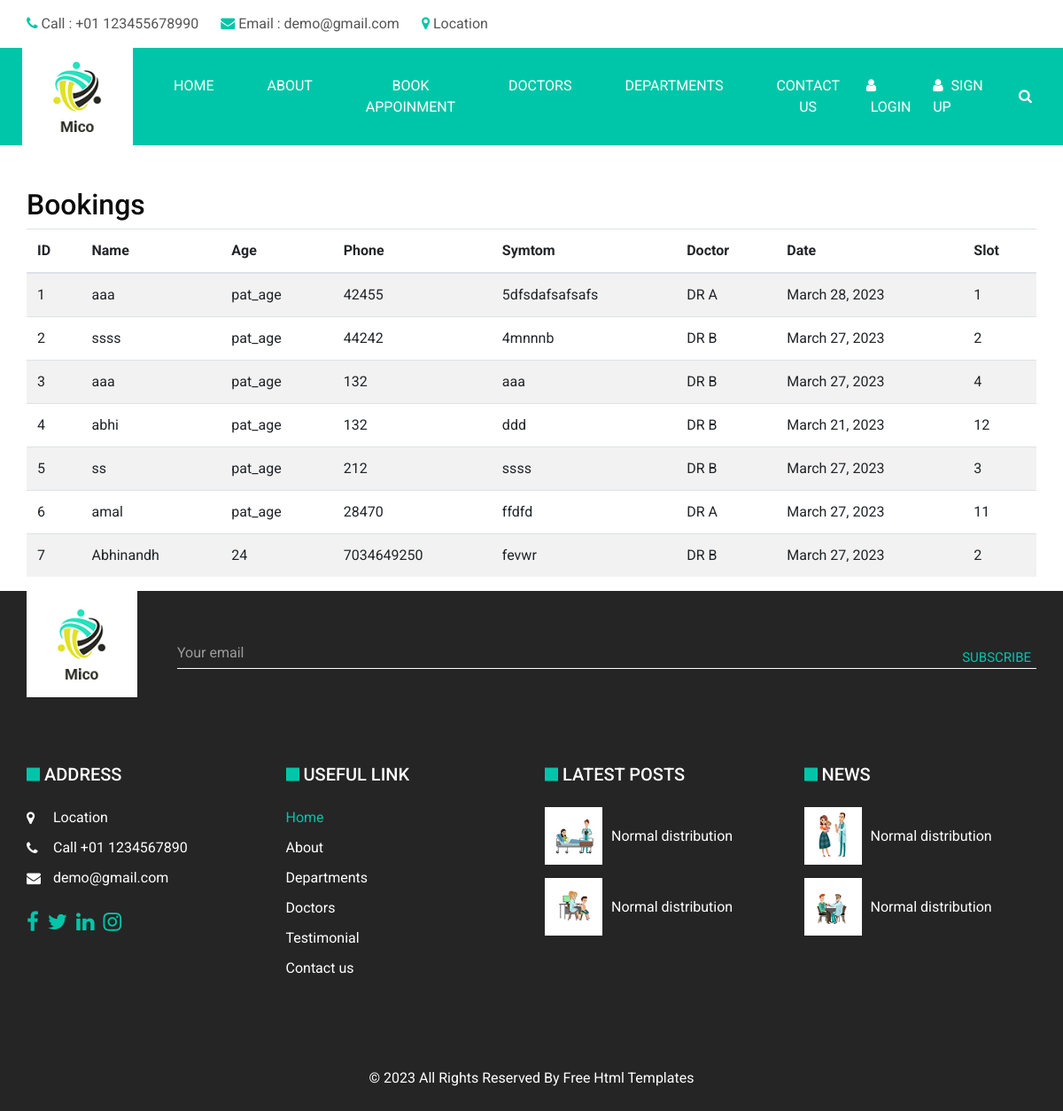
The app's page /bookinglist (signed in), older data.
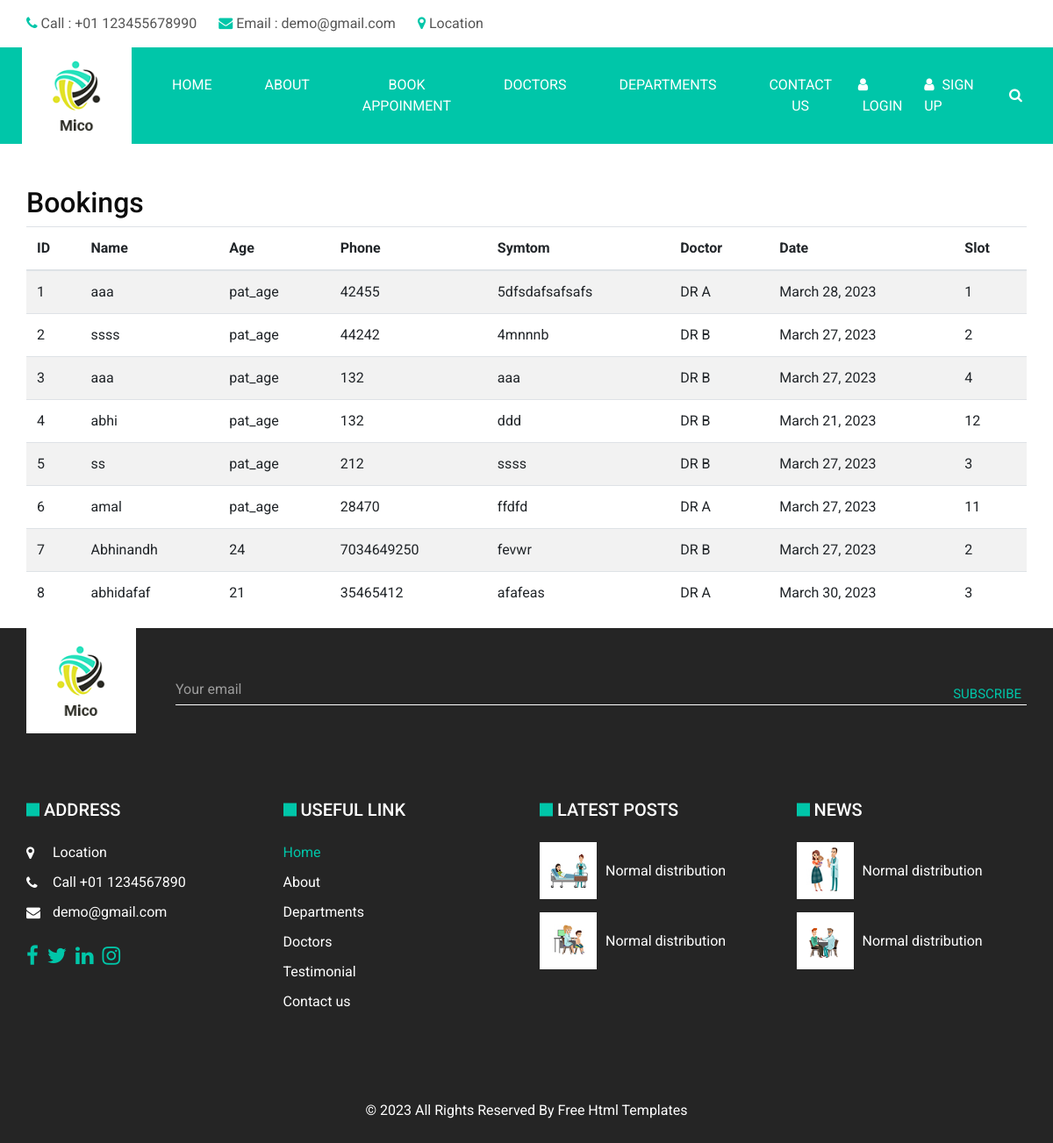
The same page, newer data.
### home/models.py (models this page shows)
class Booking(models.Model):
    pat_name =models.CharField(max_length=200)
    pat_phone=models.IntegerField()
    pat_age=models.IntegerField()
    pat_symtom=models.TextField(max_length=150)
    doc_name=models.ForeignKey(Doctors, on_delete=models.CASCADE)
    b_date=models.DateField()
    b_slot=models.IntegerField()
    Booked_on=models.DateField(auto_now=True)

class Doctors(models.Model):
    doc_name =models.CharField(max_length=250)
    doc_qualificc=models.CharField(max_length=100)
    doc_dep=models.ForeignKey(Department, on_delete=models.CASCADE)
    doc_image=models.ImageField(upload_to='doctors')
    doc_code=models.IntegerField()
    def __str__(self):
        return self.doc_name

### home/views.py (the view)
# urls.py: path('bookinglist', views.booking_list, name='booking_list'),
@login_required
def booking_list(request):
    bookings = Booking.objects.all()
    return render(request, 'booking_list.html', {'bookings': bookings})

### templates/booking_list.html
{% extends 'base.html' %}
{% block content %}
  <div class="container mt-5">
    <h2>Bookings</h2>
    <table class="table table-striped">
      <thead>
        <tr>
          <th scope="col">ID</th>
          <th scope="col">Name</th>
          <th scope="col">Age</th>
          <th scope="col">Phone</th>
          <th scope="col">Symtom</th>
          <th scope="col">Doctor</th>
          <th scope="col">Date</th>
          <th scope="col">Slot</th>
        </tr>
      </thead>
      <tbody>
        {% for booking in bookings %}
          <tr>
            <td>{{ booking.id }}</td>
            <td>{{ booking.pat_name }}</td>
            <td>{{ booking.pat_age }}</td>
            <td>{{ booking.pat_phone}}</td>
            <td>{{ booking.pat_symtom}}</td>
            <td>{{ booking.doc_name }}</td>
            <td>{{ booking.b_date }}</td>
            <td>{{ booking.b_slot }}</td>
          </tr>
        {% empty %}
          <tr>
            <td colspan="6">No bookings found.</td>
          </tr>
        {% endfor %}
      </tbody>
    </table>
  </div>
{% endblock %}

### templates/base.html (shortened to what this page needs)
<!DOCTYPE html>
<html>
<head>
  <link rel="stylesheet" type="text/css" href="static/css/bootstrap.css" />
  <link rel="stylesheet" type="text/css" href="https://cdnjs.cloudflare.com/ajax/libs/OwlCarousel2/2.3.4/assets/owl.carousel.min.css" />
  <link href="static/css/font-awesome.min.css" rel="stylesheet" />
  <link rel="stylesheet" href="https://cdnjs.cloudflare.com/ajax/libs/jquery-nice-select/1.1.0/css/nice-select.min.css" />
  <link rel="stylesheet" href="https://cdnjs.cloudflare.com/ajax/libs/bootstrap-datepicker/1.3.0/css/datepicker.css">
  <link href="static/css/style.css" rel="stylesheet" />
  <link href="static/css/responsive.css" rel="stylesheet" />
</head>
<body>
  <div class="hero_area">
    <header class="header_section">
      <div class="header_top">
        <div class="container">
          <div class="contact_nav">
            <a href="">
              <i class="fa fa-phone" aria-hidden="true"></i>
              <span>
                Call : +01 123455678990
              </span>
            </a>
            <a href="">
              <i class="fa fa-envelope" aria-hidden="true"></i>
              <span>
                Email : demo@gmail.com
              </span>
            </a>
            <a href="">
              <i class="fa fa-map-marker" aria-hidden="true"></i>
              <span>
                Location
              </span>
            </a>
          </div>
        </div>
      </div>
      <div class="header_bottom">
        <div class="container-fluid">
          <nav class="navbar navbar-expand-lg custom_nav-container ">
            <a class="navbar-brand" href="index.html">
              <img src="static/images/logo.png" alt="">
            </a>
            <div class="collapse navbar-collapse" id="navbarSupportedContent">
              <div class="d-flex mr-auto flex-column flex-lg-row align-items-center">
                <ul class="navbar-nav  ">
                  <li class="nav-item active">
                    <a class="nav-link" href="{% url 'home'%}" > Home <span class="sr-only">(current)</span></a>
                  </li>
                  <li class="nav-item">
                    <a class="nav-link" href="{% url 'about'%}" > About</a>
                  </li>
                  <li class="nav-item">
                    <a class="nav-link" href="{% url 'booking'%}">Book Appoinment </a>
                  </li>
                  <li class="nav-item">
                    <a class="nav-link" href="{% url 'doctors'%}" > Doctors</a>
                  </li>
                  <li class="nav-item">
                    <a class="nav-link" href="{% url 'department'%}"> Departments</a>
                  </li>
                  <li class="nav-item">
                    <a class="nav-link" href="{% url 'contact'%}"> Contact Us</a>
                  </li>
                </ul>
              </div>
              <div class="quote_btn-container">
                <a href="{% url 'login'%}">
                  <i class="fa fa-user" aria-hidden="true"></i>
                  <span>
                    Login
                  </span>
                </a>
                <a href="">
                  <i class="fa fa-user" aria-hidden="true"></i>
                  <span>
                    Sign Up
                  </span>
                </a>
                <form class="form-inline">
                  <button class="btn  my-2 my-sm-0 nav_search-btn" type="submit">
                    <i class="fa fa-search" aria-hidden="true"></i>
                  </button>
                </form>
              </div>
            </div>
          </nav>
        </div>
      </div>
    </header>
    {% block content%} {% endblock %}
  <section class="info_section ">
    <div class="container">
      <div class="info_top">
        <div class="info_logo">
          <a href="">
            <img src="static/images/logo.png" alt="">
          </a>
        </div>
        <div class="info_form">
          <form action="">
            <input type="email" placeholder="Your email">
            <button>
              Subscribe
            </button>
          </form>
        </div>
      </div>
      <div class="info_bottom layout_padding2">
        <div class="row info_main_row">
          <div class="col-md-6 col-lg-3">
            <h5>
              Address
            </h5>
            <div class="info_contact">
              <a href="">
                <i class="fa fa-map-marker" aria-hidden="true"></i>
                <span>
                  Location
                </span>
              </a>
              <a href="">
                <i class="fa fa-phone" aria-hidden="true"></i>
                <span>
                  Call +01 1234567890
                </span>
              </a>
              <a href="">
                <i class="fa fa-envelope"></i>
                <span>
                  demo@gmail.com
                </span>
              </a>
            </div>
            <div class="social_box">
              <a href="">
                <i class="fa fa-facebook" aria-hidden="true"></i>
              </a>
              <a href="">
                <i class="fa fa-twitter" aria-hidden="true"></i>
              </a>
              <a href="">
                <i class="fa fa-linkedin" aria-hidden="true"></i>
              </a>
              <a href="">
                <i class="fa fa-instagram" aria-hidden="true"></i>
              </a>
            </div>
          </div>
          <div class="col-md-6 col-lg-3">
            <div class="info_links">
              <h5>
                Useful link
              </h5>
              <div class="info_links_menu">
                <a class="active" href="index.html">
                  Home
                </a>
                <a href="about.html">
                  About
                </a>
                <a href="treatment.html">
                  Departments
                </a>
                <a href="doctor.html">
                  Doctors
                </a>
                <a href="testimonial.html">
                  Testimonial
                </a>
                <a href="contact.html">
                  Contact us
                </a>
              </div>
            </div>
          </div>
          <div class="col-md-6 col-lg-3">
            <div class="info_post">
              <h5>
                LATEST POSTS
              </h5>
              <div class="post_box">
                <div class="img-box">
                  <img src="static/images/post1.jpg" alt="">
                </div>
                <p>
                  Normal
                  distribution
                </p>
              </div>
              <div class="post_box">
                <div class="img-box">
                  <img src="static/images/post2.jpg" alt="">
                </div>
                <p>
                  Normal
                  distribution
                </p>
              </div>
            </div>
          </div>
          <div class="col-md-6 col-lg-3">
            <div class="info_post">
              <h5>
                News
              </h5>
              <div class="post_box">
                <div class="img-box">
                  <img src="static/images/post3.jpg" alt="">
                </div>
                <p>
                  Normal
                  distribution
                </p>
              </div>
              <div class="post_box">
                <div class="img-box">
                  <img src="static/images/post4.png" alt="">
                </div>
                <p>
                  Normal
                  distribution
                </p>
              </div>
            </div>
          </div>
        </div>
      </div>
    </div>
  </section>
  <footer class="footer_section">
    <div class="container">
      <p>
        &copy; <span id="displayYear"></span> All Rights Reserved By
        <a href="https://html.design/">Free Html Templates</a>
      </p>
    </div>
  </footer>
</body>
</html>

### static/css/responsive.css (style rules this page uses)
@media (min-width: 1200px) { .container { max-width: 1170px; } }

Row changes from the older to the newer data that the page shows:
added Booking: id "8", pat_name "abhidafaf", pat_age "21", pat_phone "35465412", pat_symtom "afafeas", doc_name "DR A", b_date "March 30, 2023", b_slot "3"
